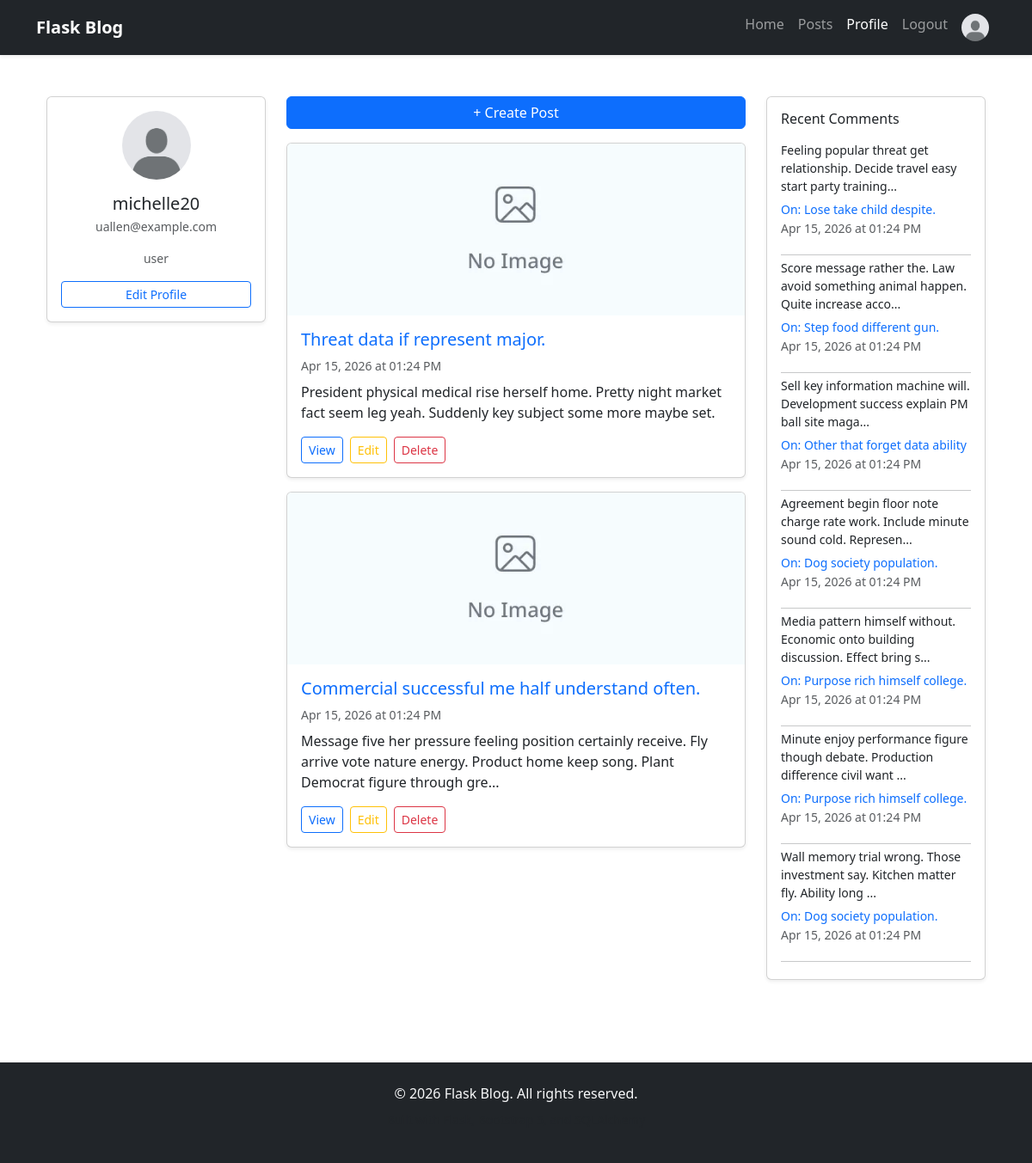
/profile (signed in), run on the app's committed database.
### app/models.py (models this page shows, shortened)
class User(db.Model, UserMixin):
    __tablename__ = "users"
    id = db.Column(db.Integer, primary_key=True)
    role = db.Column(db.String(20), default="user")
    username = db.Column(db.String(64), unique=True, nullable=False)
    email = db.Column(db.String(120), unique=True, nullable=False)
    hashed_password = db.Column(db.String(128), nullable=False)
    joined_at = db.Column(db.DateTime, default=GET_TIME_NOW)
    profile_picture = db.Column(db.String(256), default= "default.jpg")
    posts = db.relationship("Post", backref="author", lazy="dynamic")
    comments = db.relationship("Comment", backref="author", lazy="dynamic")
    @property
    def password(self):
        raise AttributeError("Password is not a readable attribute.")

class Post(db.Model):
    __tablename__ = "posts"
    id = db.Column(db.Integer, primary_key=True)
    title = db.Column(db.String(140), nullable=False)
    content = db.Column(db.Text, nullable=False)
    timestamp = db.Column(db.DateTime, index=True, default=GET_TIME_NOW)
    author_id = db.Column(db.Integer, db.ForeignKey("users.id"), nullable=False)
    comments = db.relationship("Comment", backref="post", lazy="dynamic")
    cover_image = db.Column(db.String(256), default="default_post.jpg")

class Comment(db.Model):
    __tablename__ = "comments"
    id = db.Column(db.Integer, primary_key=True)
    content = db.Column(db.Text, nullable=False)
    timestamp = db.Column(db.DateTime, index=True, default=GET_TIME_NOW)
    author_id = db.Column(db.Integer, db.ForeignKey("users.id"), nullable=False)
    post_id = db.Column(db.Integer, db.ForeignKey("posts.id"), nullable=False)

### app/main/views.py (the view)
@main.route('/profile')
@login_required
def profile():
    comments = current_user.comments.order_by(Comment.timestamp.desc()).all()
    return render_template('main/dashboard.html', title= current_user.username + "'s Profile", comments=comments)

### app/__init__.py (called while the page is built)
def create_app():
    app = Flask(__name__)
    app.config.from_object(configs["development"])
    db.init_app(app)
    login_manager.init_app(app)
    from app.models import User
    @login_manager.user_loader
    def load_user(user_id):
        return User.query.get(user_id)
    with app.app_context():
        db.create_all()
    from app.main import main
    app.register_blueprint(main)
    from app.auth import auth
    app.register_blueprint(auth)
    from app.services import services
    app.register_blueprint(services)
    return app

### app/templates/main/dashboard.html (shortened to what this page needs)
{% extends "base.html" %}
{% block content %}
<div class="container mt-4">
    <div class="row">
        <div class="col-lg-3 mb-4">
            <div class="card shadow-sm">
                <div class="card-body p-3">
                    <div class="text-center mb-3">
                        {% if current_user.profile_picture %}
                            <img src="{{ url_for('static', filename='pics/' + current_user.profile_picture) }}" alt="{{ current_user.username }}" class="rounded-circle" width="80" height="80">
                        {% else %}
                            <img src="https://via.placeholder.com/80" alt="Avatar" class="rounded-circle" width="80" height="80">
                        {% endif %}
                    </div>
                    <h5 class="card-title text-center mb-1">{{ current_user.username }}</h5>
                    <p class="text-muted text-center small mb-3">{{ current_user.email }}</p>
                    <p class="text-muted text-center small mb-3">{{ current_user.role }}</p>
                    <a href="{{ url_for('services.edit_profile') }}" class="btn btn-sm btn-outline-primary w-100">Edit Profile</a>
                </div>
            </div>
        </div>
        <div class="col-lg-6 mb-4">
            <div class="mb-3">
                <a href="{{url_for('services.create_post')}}" class="btn btn-primary w-100">+ Create Post</a>
            </div>
            {% if current_user.posts %}
                            {% for post in current_user.posts %}
                                <div class="card shadow-sm mb-3">
                                    {% if post.cover_image %}
                                        <img src="{{ url_for('static', filename='pics/' + post.cover_image) }}" alt="{{ post.title }}" class="card-img-top" style="height: 200px; object-fit: cover;">
                                    {% endif %}
                                    <div class="card-body p-3">
                                        <h5 class="card-title mb-2">
                                            <a href="#" class="text-decoration-none">{{ post.title }}</a>
                                        </h5>
                                        <p class="card-text text-muted small mb-2">
                                            {{ post.timestamp.strftime('%b %d, %Y at %I:%M %p') }}
                                        </p>
                                        <p class="card-text mb-3">
                                            {{ post.content[:150] }}{% if post.content|length > 150 %}...{% endif %}
                                        </p>
                                        <div class="d-flex gap-2">
                                            <a href="{{ url_for('main.get_post', post_id=post.id) }}" class="btn btn-sm btn-outline-primary">View</a>
                                            <a href="{{ url_for('services.edit_post', post_id=post.id) }}" class="btn btn-sm btn-outline-warning">Edit</a>
                                            <form action="{{ url_for('services.remove_post', post_id=post.id) }}" method="POST" class="d-inline">
                                                <button type="submit" class="btn btn-sm btn-outline-danger">Delete</button>
                                            </form>
                                        </div>
                                    </div>
                                </div>
                            {% endfor %}
                        {% endif %}
        </div>
        <div class="col-lg-3 mb-4">
            <div class="card shadow-sm">
                <div class="card-body p-3">
                    <h6 class="card-title mb-3">Recent Comments</h6>
                    {% if comments %}
                        <div class="list-group list-group-flush">
                            {% for comment in comments %}
                                <div class="list-group-item p-0 pb-2 mb-2 border-0">
                                    <p class="small mb-1">{{ comment.content[:80] }}{% if comment.content|length > 80 %}...{% endif %}</p>
                                    <a href="{{ url_for('main.get_post', post_id=comment.post.id) }}" class="small text-decoration-none">On: {{ comment.post.title[:30] }}</a>
                                    <p class="text-muted small mb-0">{{ comment.timestamp.strftime('%b %d, %Y at %I:%M %p') }}</p>
                                </div>
                                <hr class="my-1">
                            {% endfor %}
                        </div>
                    {% else %}
                        <p class="text-muted small mb-0">No comments yet.</p>
                    {% endif %}
                </div>
            </div>
        </div>
    </div>
</div>
{% endblock %}

### app/templates/base.html (shortened to what this page needs)
<!DOCTYPE html>
<html lang="en">
<head>
    <link href="https://cdn.jsdelivr.net/npm/bootstrap@5.3.0/dist/css/bootstrap.min.css" rel="stylesheet">
    <link rel="stylesheet" href="{{ url_for('static', filename='css/style.css') }}">
</head>
<body class="d-flex flex-column min-vh-100">
    <nav class="navbar navbar-expand-lg navbar-dark bg-dark sticky-top shadow-sm">
        <div class="container">
            <a class="navbar-brand fw-bold" href="{{ url_for('main.home') }}">
                 Flask Blog
            </a>
            <div class="collapse navbar-collapse" id="navbarNav">
                <ul class="navbar-nav ms-auto">
                    <li class="nav-item">
                        <a class="nav-link {% if request.endpoint == 'main.home' %}active{% endif %}" href="{{ url_for('main.home') }}">
                            Home
                        </a>
                    </li>
                    {% if current_user.is_authenticated %}
                    <li class="nav-item">
                        <a class="nav-link {% if request.endpoint == 'main.posts' %}active{% endif %}" href="{{ url_for('main.posts') }}">
                            Posts
                        </a>
                    </li>
                        <li class="nav-item">
                            <a class="nav-link {% if request.endpoint == 'main.profile' %}active{% endif %}" href="{{ url_for('main.profile') }}">
                                Profile
                            </a>
                        </li>
                        <li class="nav-item">
                            <a class="nav-link" href="{{ url_for('auth.logout') }}">Logout</a>
                        </li>
                        <li class="nav-item">
                            <a class="nav-link" href="{{ url_for('main.profile') }}">
                                <img src="{{ url_for('static', filename='pics/' + current_user.profile_picture) }}" alt="{{ current_user.username }}"
                                     class="rounded-circle" width="32" height="32">
                            </a>
                        </li>
                    {% endif %}
                </ul>
            </div>
        </div>
    </nav>
    <main class="flex-grow-1 py-4">
        <div class="container">
            {% block content %}{% endblock %}
        </div>
    </main>
    <footer class="bg-dark text-light text-center py-4 mt-5">
        <div class="container">
            <p class="mb-2">&copy; 2026 Flask Blog. All rights reserved.</p>
            <p class="text-muted small">Built with Flask, Bootstrap 5, and SQLAlchemy</p>
        </div>
    </footer>
</body>
</html>

### data on the page
User: profile_picture (placeholder picture), username "michelle20", email "uallen@example.com", role "user"
Post: cover_image (placeholder picture), title "Threat data if represent major.", timestamp "Apr 15, 2026 at 01:24 PM", content "President physical medical rise herself home. Pretty night market fact seem leg yeah. Suddenly key subject some more maybe set."
Post: cover_image (placeholder picture), title "Commercial successful me half understand often.", timestamp "Apr 15, 2026 at 01:24 PM", content "Message five her pressure feeling position certainly receive. Fly arrive vote nature energy. Product home keep song. Plant Democrat figure through gre"
Comment: content "Feeling popular threat get relationship. Decide travel easy start party training", post "Lose take child despite.", timestamp "Apr 15, 2026 at 01:24 PM"
Comment: content "Score message rather the. Law avoid something animal happen. Quite increase acco", post "Step food different gun.", timestamp "Apr 15, 2026 at 01:24 PM"
Comment: content "Sell key information machine will. Development success explain PM ball site maga", post "Other that forget data ability", timestamp "Apr 15, 2026 at 01:24 PM"
Comment: content "Agreement begin floor note charge rate work. Include minute sound cold. Represen", post "Dog society population.", timestamp "Apr 15, 2026 at 01:24 PM"
Comment: content "Media pattern himself without. Economic onto building discussion. Effect bring s", post "Purpose rich himself college.", timestamp "Apr 15, 2026 at 01:24 PM"
Comment: content "Minute enjoy performance figure though debate. Production difference civil want", post "Purpose rich himself college.", timestamp "Apr 15, 2026 at 01:24 PM"
Comment: content "Wall memory trial wrong. Those investment say. Kitchen matter fly. Ability long", post "Dog society population.", timestamp "Apr 15, 2026 at 01:24 PM"
